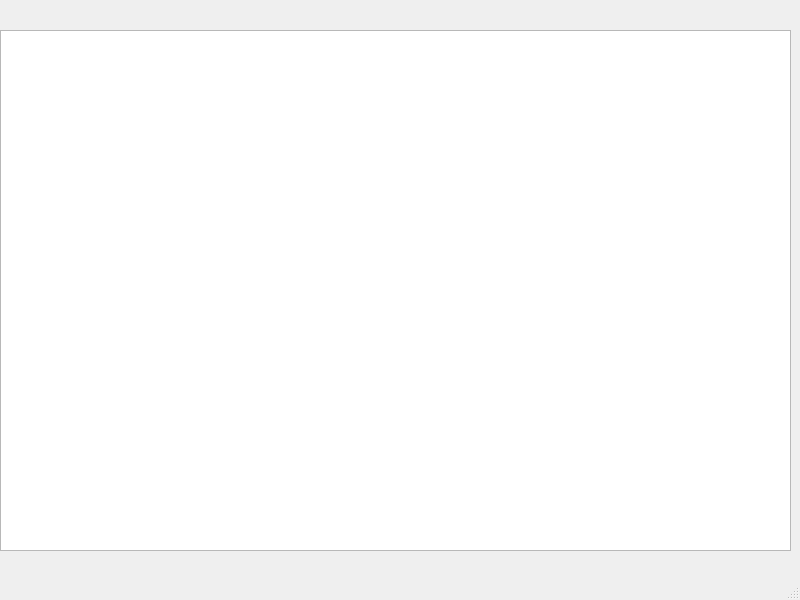
<?xml version="1.0" encoding="UTF-8"?>
<ui version="4.0">
 <class>OrderListWindow</class>
 <widget class="QMainWindow" name="OrderListWindow">
  <property name="geometry">
   <rect>
    <x>0</x>
    <y>0</y>
    <width>800</width>
    <height>600</height>
   </rect>
  </property>
  <property name="windowTitle">
   <string>MainWindow</string>
  </property>
  <widget class="QWidget" name="centralwidget">
   <widget class="QTableView" name="tableView">
    <property name="geometry">
     <rect>
      <x>0</x>
      <y>30</y>
      <width>791</width>
      <height>521</height>
     </rect>
    </property>
   </widget>
  </widget>
  <widget class="QStatusBar" name="statusbar"/>
 </widget>
 <resources/>
 <connections/>
</ui>
